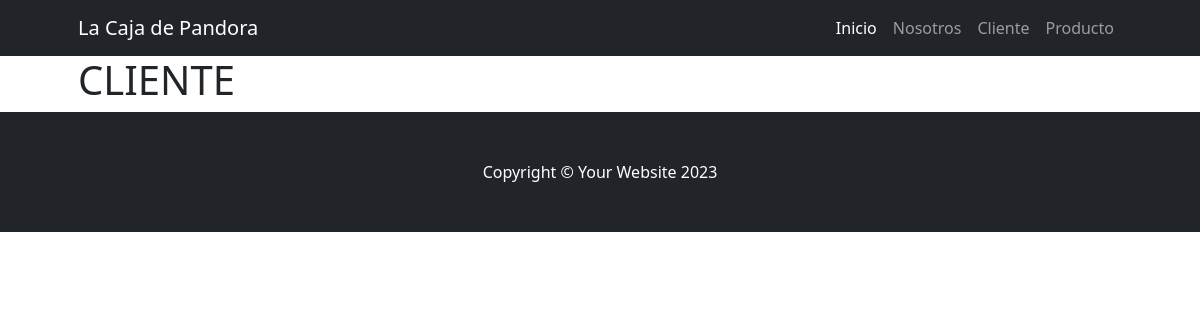
The page /cliente/ on the database as committed earlier.
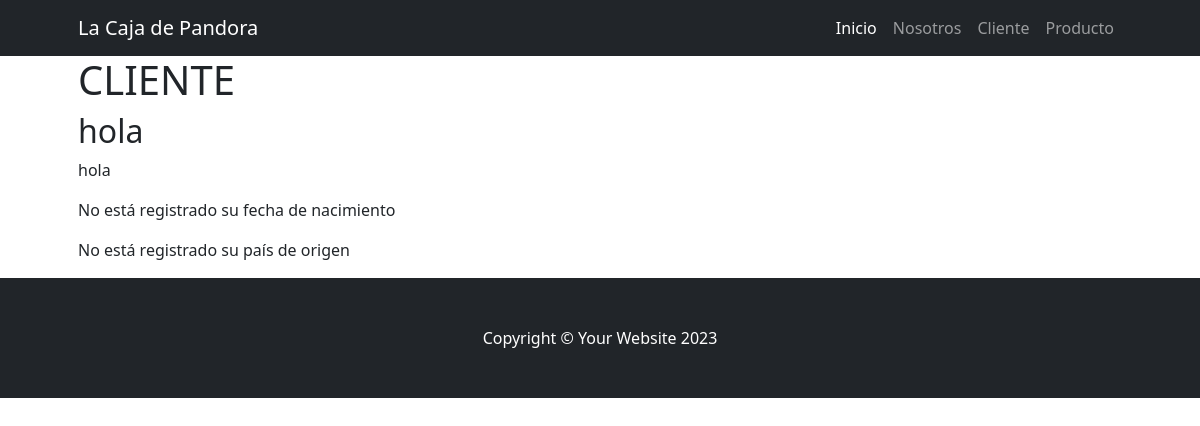
The same page on the database as committed later.
### cliente/models.py (models this page shows, shortened)
class Cliente(models.Model):
    nombre = models.CharField(max_length=100)
    apellido = models.CharField(max_length=100)
    nacimiento = models.DateField(null=True, blank=True)
    pais_origen = models.ForeignKey(Pais, on_delete=models.SET_NULL, null=True, blank=True)

### cliente/views.py (the view)
# urls.py: path("", views.home, name="index"),
def home(request):
    clientes = models.Cliente.objects.all()
    context = {"clientes": clientes}
    return render(request, "cliente/index.html", context)

### cliente/templates/cliente/index.html
{% extends 'core/base.html' %}
{% block contenido_titulo %}
    CLIENTE
{% endblock contenido_titulo %}
{% block contenido %}
    {% for cliente in clientes %}
        <h2>{{ cliente.apellido }}</h2>
        <p>{{ cliente.nombre }}</p>
        {% if cliente.nacimiento %}
            <p>{{ cliente.nacimiento }}</p>
        {% else %}
            <p>No está registrado su fecha de nacimiento</p>
        {% endif %}
        {% if cliente.pais_origen %}
            <p>{{ cliente.pais_origen }}</p>
        {% else %}
            <p>No está registrado su país de origen</p>
        {% endif %}
    {% endfor %}
{% endblock contenido %}

### core/templates/core/base.html (shortened to what this page needs)
{% load static %}
<!DOCTYPE html>
<html lang="es">
    <head>
        <link href="{% static 'core/css/styles.css' %}" rel="stylesheet" />
    </head>
    <body>
        {% include 'core/navbar.html' %}
        <div class="container px-4 px-lg-5">
            <h1>
                {% block contenido_titulo %}
                {% endblock contenido_titulo %}
            </h1>
            {% block contenido %}
            {% endblock contenido %}
        </div>
        {% include 'core/footer.html' %}
    </body>
</html>

### core/templates/core/navbar.html (shortened to what this page needs)
<nav class="navbar navbar-expand-lg navbar-dark bg-dark">
    <div class="container px-5">
        <a class="navbar-brand" href="#!">La Caja de Pandora</a>
        <div class="collapse navbar-collapse" id="navbarSupportedContent">
            <ul class="navbar-nav ms-auto mb-2 mb-lg-0">
                <li class="nav-item"><a class="nav-link active" aria-current="page" href="{% url 'core:index' %}">Inicio</a></li>
                <li class="nav-item"><a class="nav-link" href="{% url 'core:about' %}">Nosotros</a></li>
                <li class="nav-item"><a class="nav-link" href="{% url 'cliente:index' %}">Cliente</a></li>
                <li class="nav-item"><a class="nav-link" href="{% url 'producto:index' %}">Producto</a></li>
            </ul>
        </div>
    </div>
</nav>

### core/templates/core/footer.html
<footer class="py-5 bg-dark">
    <div class="container px-4 px-lg-5"><p class="m-0 text-center text-white">Copyright &copy; Your Website 2023</p></div>
</footer>

Rows that differ between the two databases and show on the page:
added Cliente: apellido "hola", nombre "hola", shows "No está registrado su fecha de nacimiento", shows "No está registrado su país de origen"
